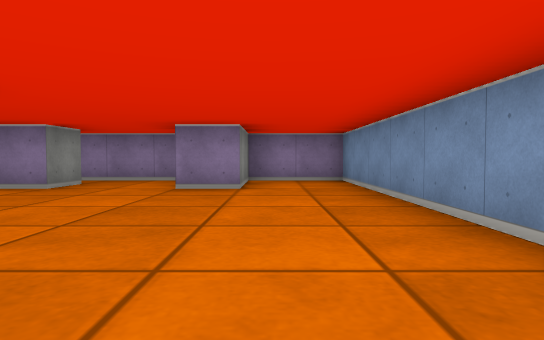
view 1 (above)

12 first-person views from a walk through a cub3D maze. The camera is about half as high as the walls, tilts 2° down and sees 75° across. The floor is counted in squares. Each view is taken from the middle of a square. On the plan, view 1 faces up. The plan holds only what a view shows up to about 9 squares ahead; the rest is blank.

view 2
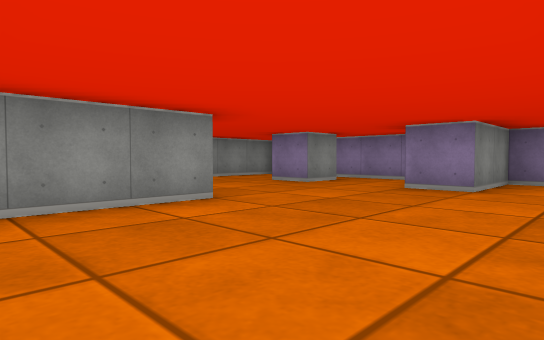

view 3
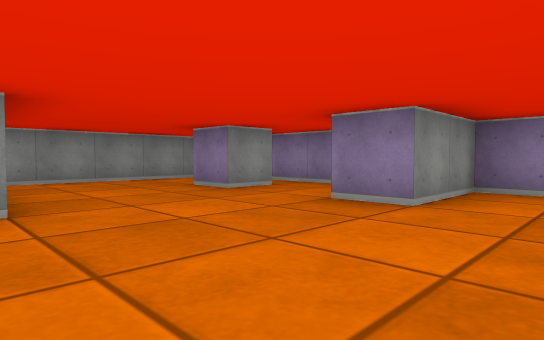

view 4
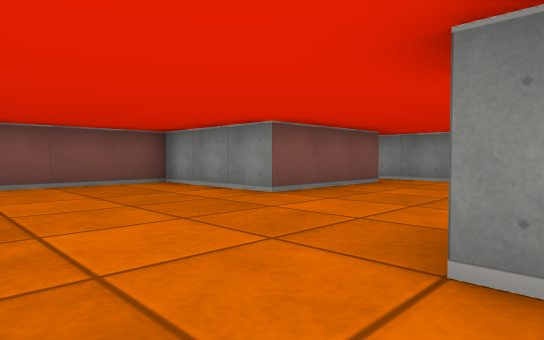

view 5
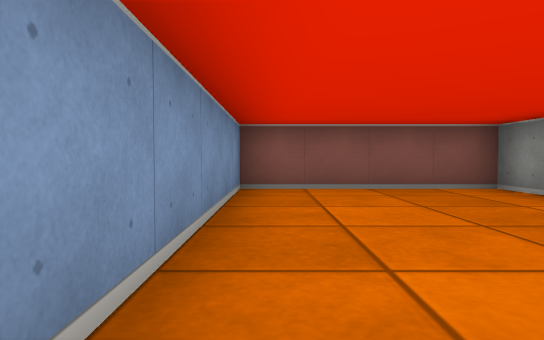

view 6
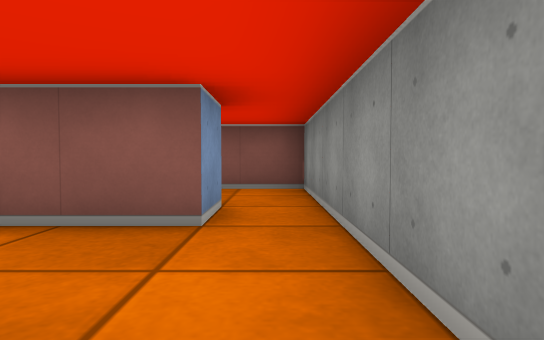

view 7
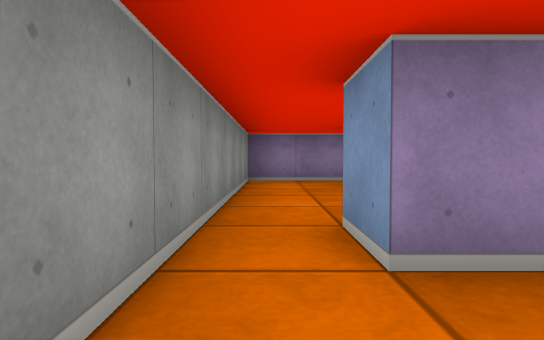

view 8
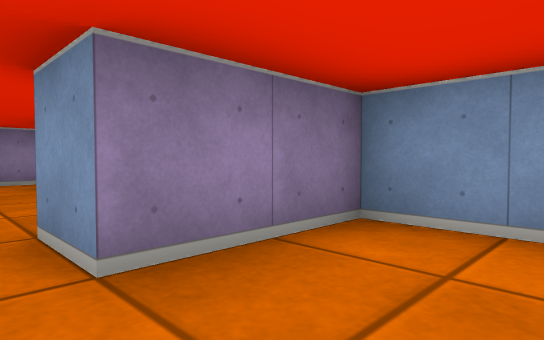

view 9
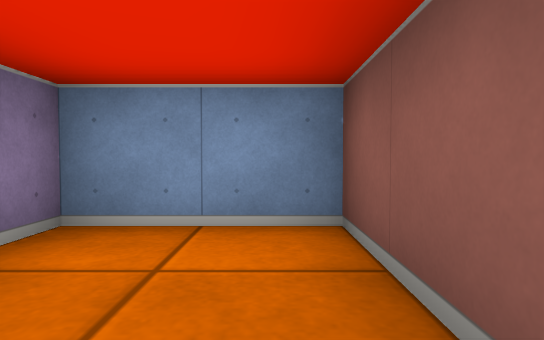

view 10
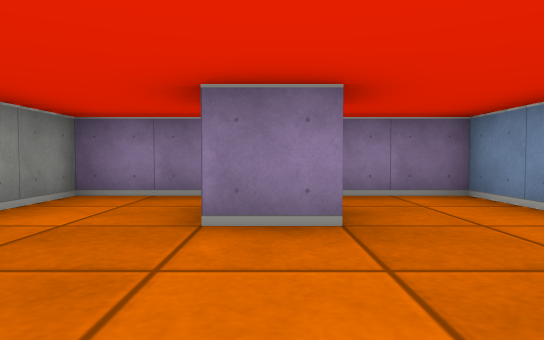

view 11
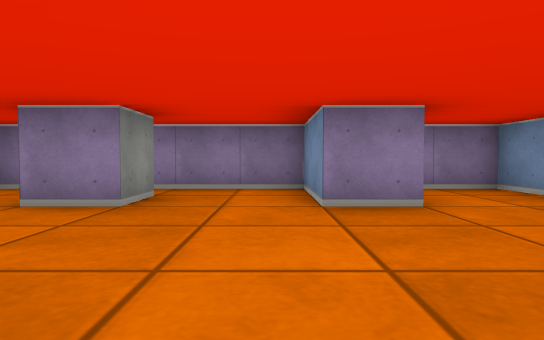

view 12
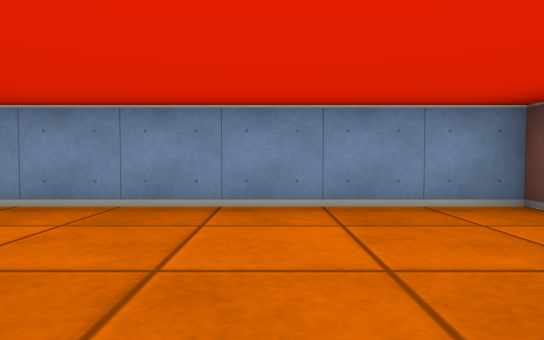

### Floor plan
Points are (right, up) in squares from view 1. A wall is a line through its corners. A room is listed if a view was taken in it or the views show most of it. See-through windows are left out.
Room 1 (views 1, 2, 3, 4, 5, 6, 10, 11, 12)
walls: (-3.5, 6.5) (-3.5, 5.5) (-4.5, 5.5); (-5.5, 1.5) (-5.5, 2.5) (-2.5, 2.5) (-2.5, -0.5) (1.5, -0.5) (1.5, 7.5) (-0.5, 7.5) (-0.5, 5.5) (-1.5, 5.5) (-1.5, 7.5) (-6.5, 7.5) (-6.5, 1.5)
ways out: opening at (-6, 2) to room 2
Room 2 (views 7, 8, 9)
walls: (-6.5, 1.5) (-6.5, -0.5) (-3.5, -0.5) (-3.5, 1.5) (-5.5, 1.5)
ways out: opening at (-6, 2) to room 1

Positions as (right, up) in squares from view 1, and headings:
1: (0, 0), facing up
2: (1, 0), facing up-left
3: (1, 2), facing up-left
4: (1, 6), facing down-left
5: (1, 5), facing down
6: (-6, 5), facing down
7: (-6, 0), facing up
8: (-6, 0), facing up-right
9: (-6, 0), facing right
10: (-4, 3), facing up
11: (-2, 2), facing up
12: (-2, 2), facing right
